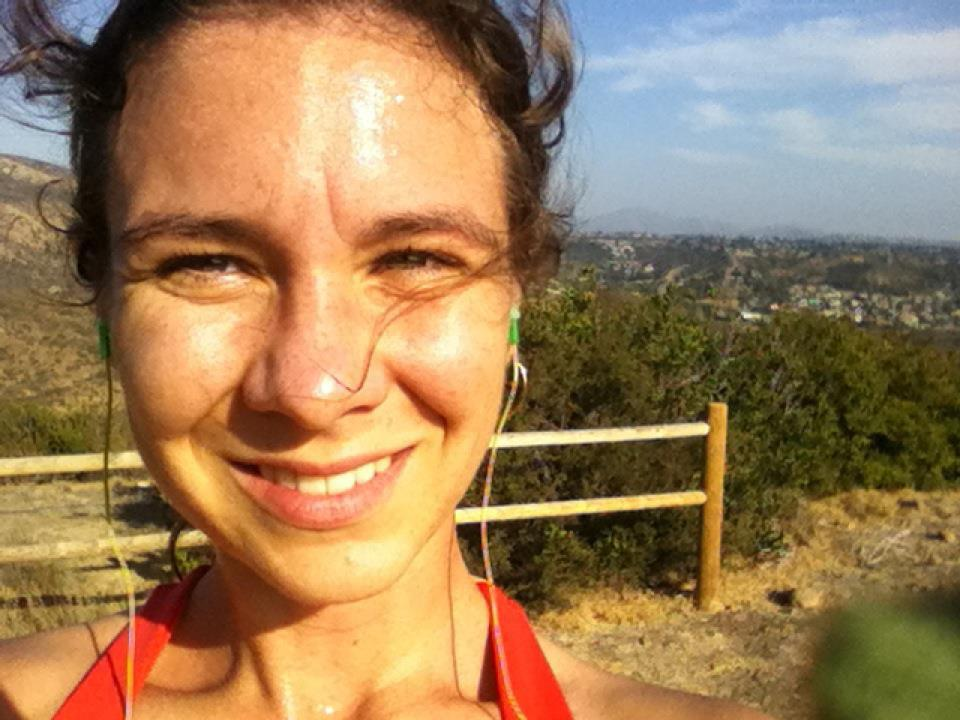
%> input picture Code/vwehner.jpeg, 960 x 720 px
$ octave testing.m   (GNU Octave 9; MATLAB toolbox functions it lacks are replaced by stand-ins)
%> lines starting %> are read from the running program, lines starting %| are printed output that depends on the picture; in (x1, y1, x2, y2) boxes, pixels count from 0 and x2, y2 are one past the last pixel; in counts of white or black regions, pixels touching at a corner belong together; the program's own positions count from 1


%% Load raw image file
image = imread('vwehner.jpeg');
%> image is the input picture: size 720x960x3 uint8; mean R, G, B 156.3, 125.1, 88.5
%iptsetpref ImshowBorder tight
%imshow(image)

%% Crop region of interest
%%cropped = imcrop(face1, [120 0 580 300]);
%%imshow(cropped)

%% Segment by thresholding
%%thresh = 100;
%%altered = im2bw(cropped, thresh/255);
%%imshow(altered)

%% Tool to measure things in the image, delete after use if you want
%% d = imdistline;

%% Make a gray scale image
thresh=150;
gray_orig = rgb2gray(image);
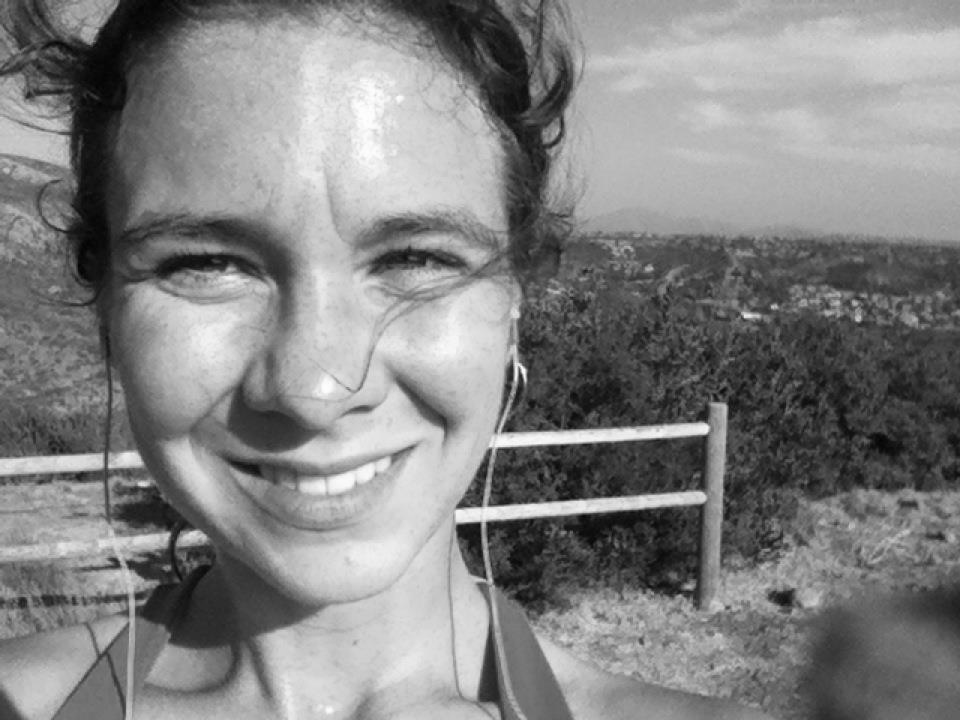
%> gray_orig: size 720x960 uint8; min 2, max 254, mean 130.3
imshow(gray_orig);
gray_image = im2bw(gray_orig, thresh/255);
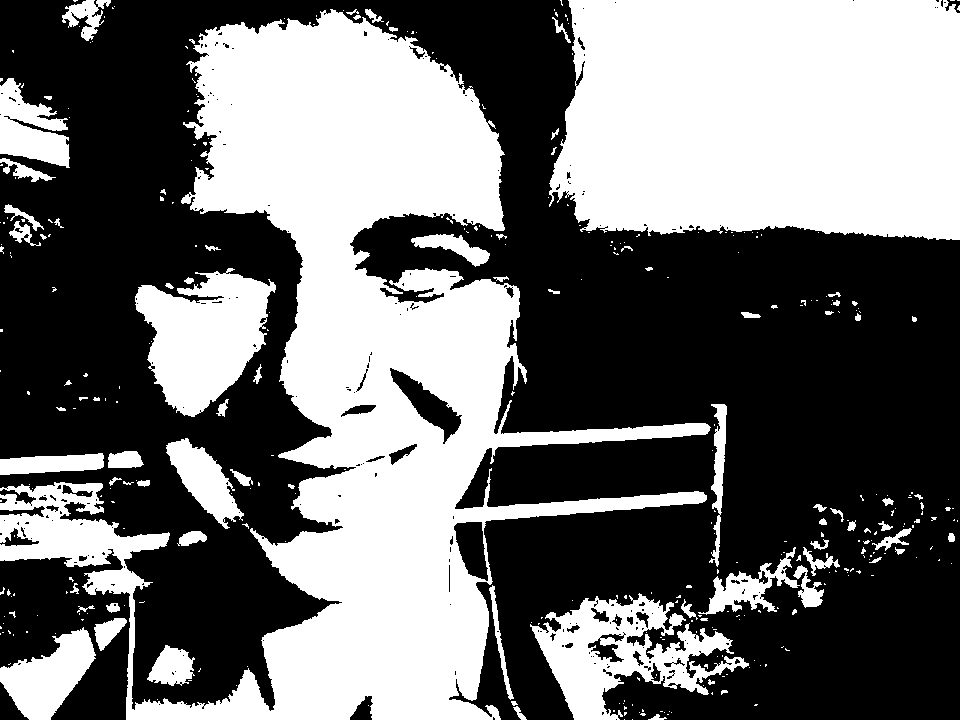
%> gray_image: size 720x960 logical; 43.7% white; 362 white regions (280 under 20 px), largest, box (x1, y1, x2, y2) and area: (0, 9, 711, 720) 159591, (549, 0, 960, 240) 90629, (135, 268, 276, 417) 12672
imshow(gray_image)
%% Finding circles
%%[centers, radii] = imfindcircles(circles, [38 45], 'objectPolarity', 'dark', 'Sensitivity',0.92)
%%viscircles(centers, radii)

%% Finding edges
%BW1 = edge(gray_image, 'sobel');
%BW2 = edge(gray_image, 'canny');
%imshow(BW2)
%figure, imshow(BW2)

%% Finding Corners
% [6 lines of commented-out code are left out]

%% Tracing Boundaries in an Image

BW = im2bw(gray_image);
imshow(BW)
dim = size(BW);
%> dim = [720 960]
col = round(dim(2)/2)-90;
%> col = 390
row = min(find(BW(:,col)));
%> row = 28
boundary = bwtraceboundary(BW, [row,col], 'N');
%> boundary = 21 rows, first 12: [28 390; 28 391; 28 392; 28 393; 28 394; 29 395; 29 396; 29 397; 29 398; 30 398; 31 398; 31 397]
imshow(gray_image)
hold on;
plot(boundary(:,2),boundary(:,1),'g','LineWidth', 3);
BW_filled = imfill(BW,'holes');
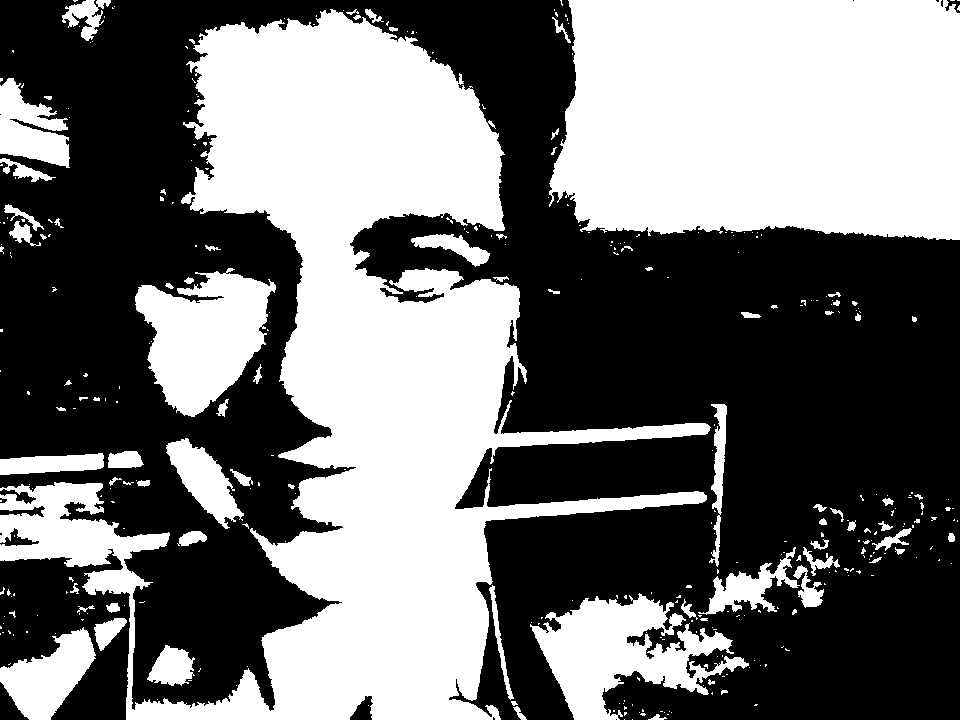
%> BW_filled: size 720x960 logical; 44.7% white; 358 white regions (276 under 20 px), largest, box (x1, y1, x2, y2) and area: (0, 9, 711, 720) 164020, (549, 0, 960, 240) 90815, (530, 593, 749, 720) 13014
boundaries = bwboundaries(BW_filled);
%> boundaries = 358 boundaries; largest, box (x1, y1, x2, y2) and points: (0, 9, 711, 720) 6701, (549, 0, 960, 240) 1456, (530, 593, 749, 720) 1409, (135, 268, 276, 417) 689, (698, 547, 800, 615) 505
for k=1:10
   b = boundaries{k};
   plot(b(:,2),b(:,1),'g','LineWidth',3);
end
%> this loop made 10 passes
%> b on passes 4, 5, 8: [166 1; 165 2; 165 3; 166 3; 166 2; 166 1], [223 1; 223 1], [371 1; 372 1; 371 1]
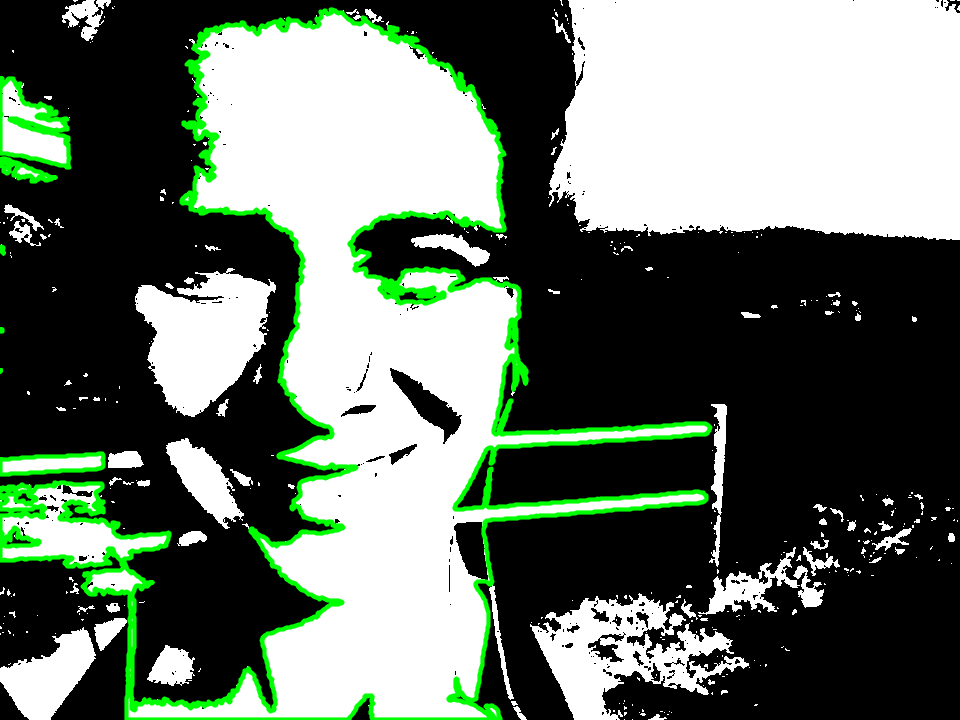
%> figure redrawn from the program's plot data

$ run again, with Code/image.png saved as Code/vwehner.jpeg
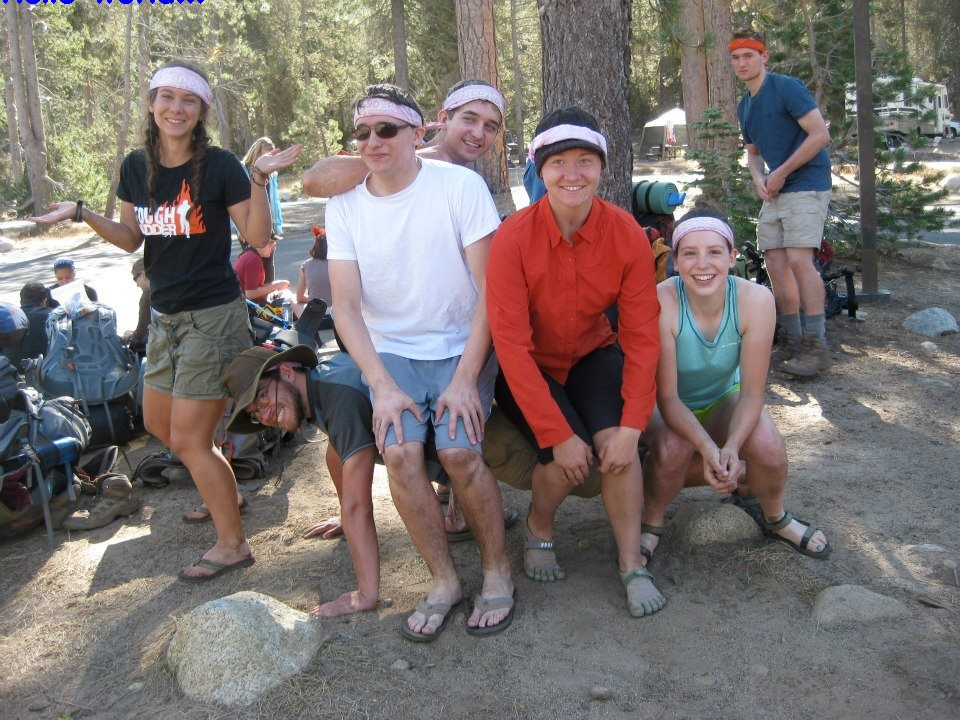
%> input picture Code/image.png, 960 x 720 px
%> image is the input picture: size 720x960x3 uint8; mean R, G, B 121.6, 113.1, 110.6
%> `gray_image = im2bw(gray_orig, thresh/255);`:
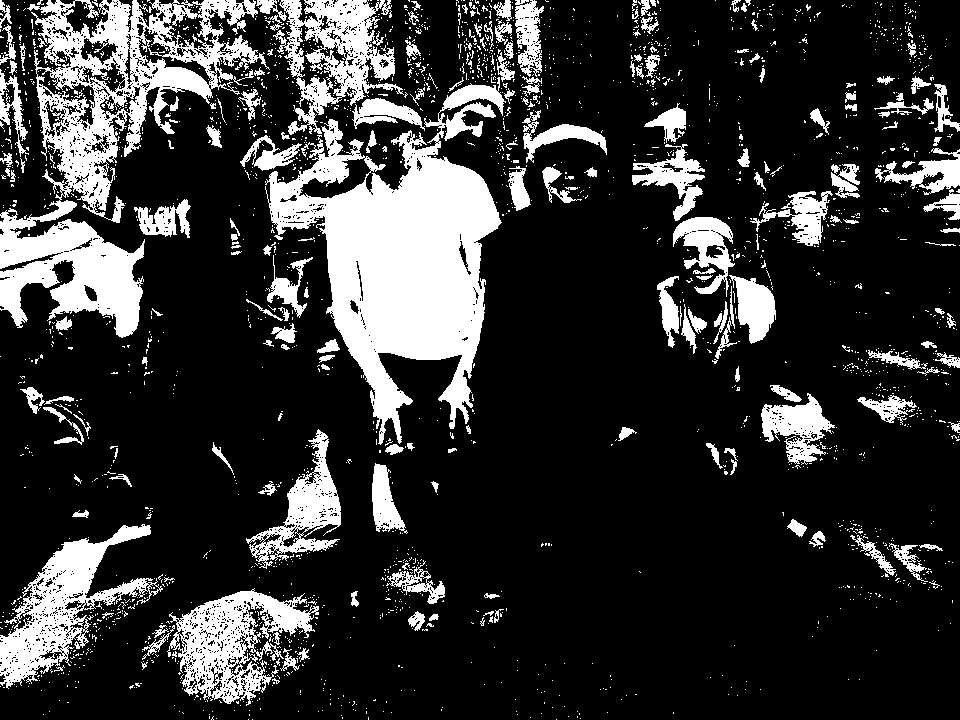
%> gray_image: size 720x960 logical; 20.2% white; 2344 white regions (2144 under 20 px), largest, box (x1, y1, x2, y2) and area: (265, 77, 506, 445) 37425, (0, 0, 270, 338) 28588, (0, 524, 163, 689) 8588
%> row = 1
%> boundary = 1375 rows, first 12: [1 390; 1 391; 2 391; 3 390; 4 391; 4 390; 5 389; 6 390; 7 390; 8 391; 7 392; 6 392]
%> BW_filled: size 720x960 logical; 22.6% white; 2229 white regions (2028 under 20 px), largest, box (x1, y1, x2, y2) and area: (265, 77, 506, 445) 39285, (0, 0, 270, 338) 35865, (0, 524, 163, 689) 9829
%> boundaries = 2229 boundaries; largest, box (x1, y1, x2, y2) and points: (0, 0, 270, 338) 4144, (265, 77, 506, 445) 2716, (273, 0, 404, 135) 1375, (167, 588, 319, 706) 1358, (0, 524, 163, 689) 1214
%> the loop `for k=1:10` made 10 passes
%> b on passes 3, 5: [30 1; 31 1; 32 1; 31 1; 30 1], [56 1; 57 1; 58 1; 57 1; 56 1]
%> after the loop `for k=1:10`:
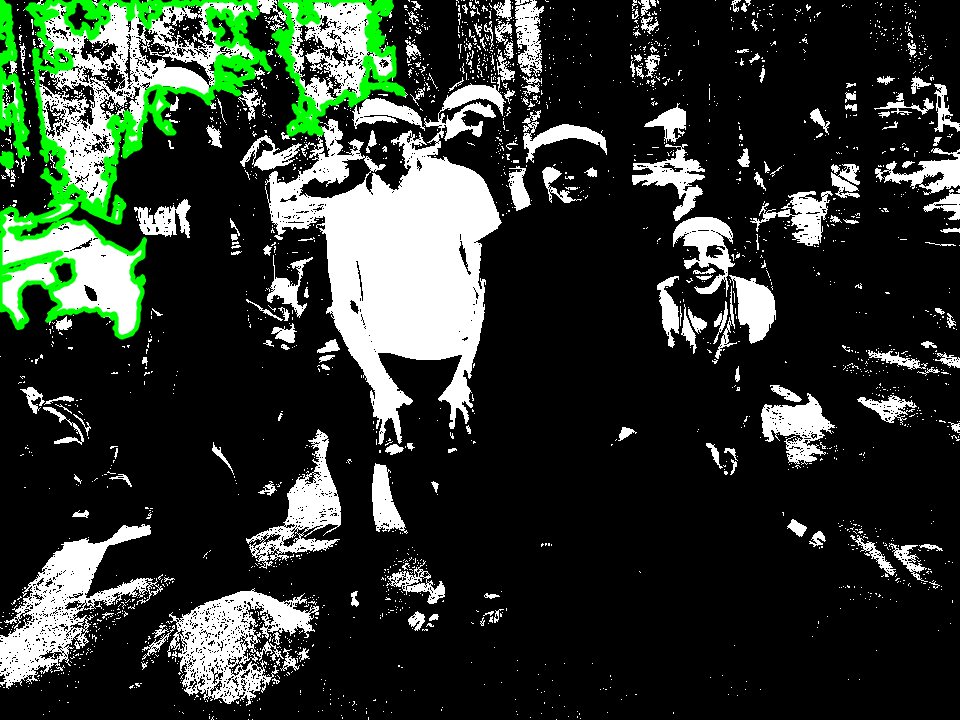
%> figure redrawn from the program's plot data
